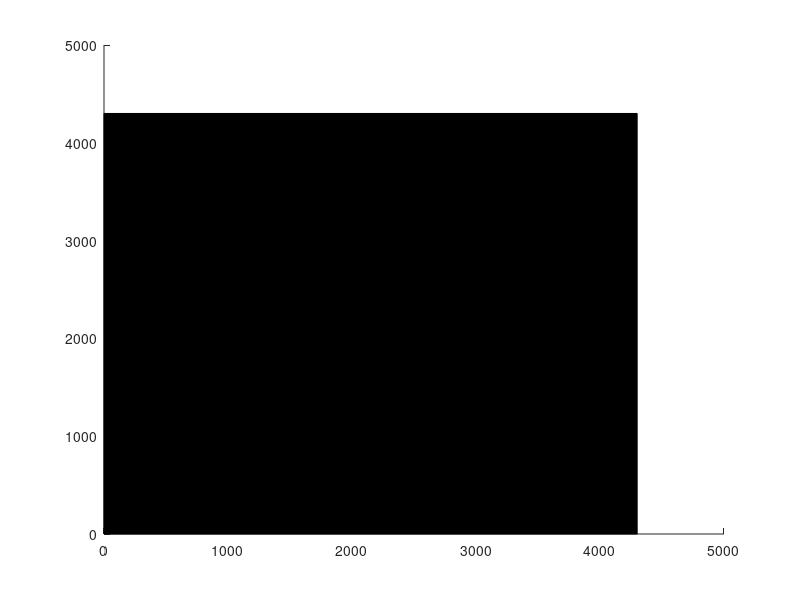

This figure's MATLAB source: (Note: this script raises an error after producing the figure.)
patch([0 4300 4300 0], [0 0 4300 4300],[0 0 0]);
hold on
[x,y,z]=sphere(50);
f=psi6_all(:,3)==12233;
D=psi6_all(f,:);
D(isnan(D(:,4)),4)=0.05;
D(:,7)=ceil(D(:,4)/0.1);
A=hot(10);
A=flip(A);
% a=[1 1 1];length(D(:,1))
% (D(i,4)).^(0.5)
for i=1:1:length(D(:,1))
    hSurface=surf((x*15)+D(i,1),(y*15)+D(i,2),(z*15)+1);
    set(hSurface,'FaceColor',A((D(i,7)),:),'FaceAlpha',1,'FaceLighting','gouraud','EdgeColor','none');
end
camlight
colormap(hot);
colorbar
caxis([0 1])
material shiny
brighten(1)
light
hold off
axis equal
% saveas(gcf,'initial1.fig');